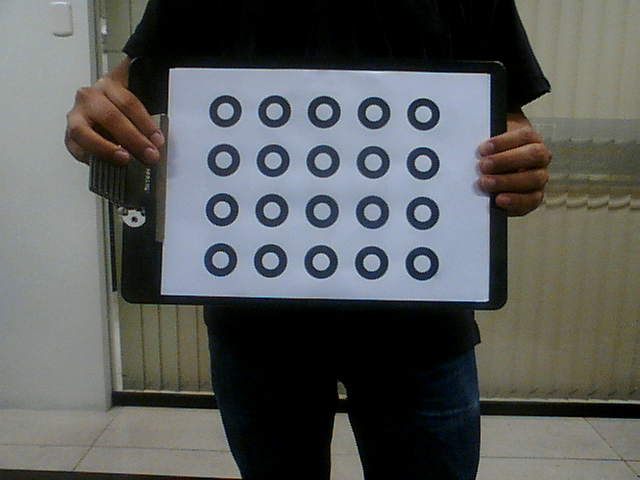
#> input picture Calibracion/snap.png, 640 x 480 px
$ python circles.py   (older library calls are emulated)
#> lines starting #> are read from the running program, lines starting #| are printed output that depends on the picture; after the words box and inside, x2 and y2 are one past the last pixel; in counts of white or black regions, pixels touching at a corner belong together
#> further down, img is the input picture: shape (480, 640, 3); mean B, G, R 91.4, 92.4, 89.9
import cv2 as cv
import numpy as np

import math
import matplotlib.pyplot as plt
import matplotlib.patches as patches
import matplotlib as mpl

from itertools import cycle


circles = [
    [114, 252, 8],
    [114, 252, 16],
    [172, 452, 8],
    [172, 452, 16],
    [284, 196, 8],
    [284, 196, 16],
    [368, 378, 8],
    [368, 378, 16],
    [454, 148, 8],
    [454, 148, 16],
    [522, 304, 8],
    [522, 304, 16],
]


PI = 3.1415926535897932384626433832795

cycol = cycle('bgrcmyo')


class CircleGroup(object):

    # [40 lines left out: functions __init__, get_center, add, is_inside, not called in this run]


class Circle(object):

    # [13 lines left out: function __init__, not called in this run]

    def radius_diff(self):
        return self.r - self.ri

    def __repr__(self):
        return '%d (%.2f, %.2f)' % (self.id, self.x, self.y)


class ProcessCircles(object):
    def __init__(self):
        self.circle_groups = []
        self.circles = []

    # [16 lines left out: functions add, get_circles, not called in this run]


class PatternMatrix(object):
    # [71 lines left out: functions __init__, run, not called in this run]

        # print(self.matrix)


def process_image(img):
    gray = cv.cvtColor(img, cv.COLOR_BGR2GRAY)
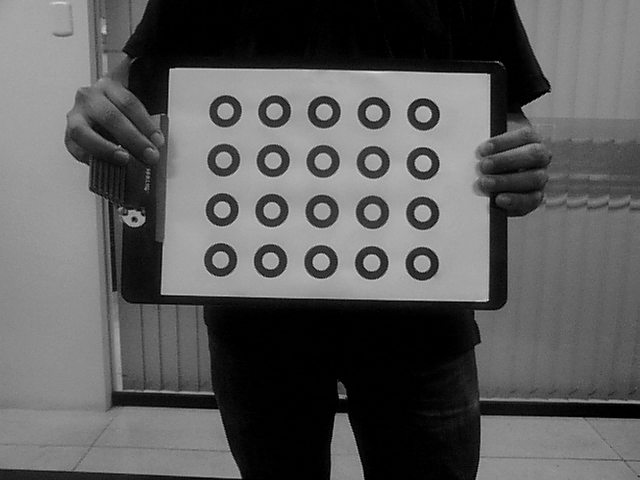
#> gray: shape (480, 640); min 0, max 229, mean 91.5
    thresh = cv.GaussianBlur(gray, (9, 9), 2)
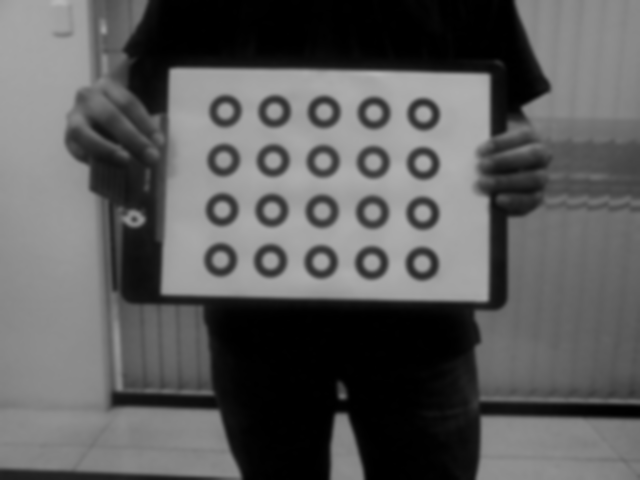
#> thresh: shape (480, 640); min 0, max 182, mean 91.5
    thresh = cv.adaptiveThreshold(thresh, 255, cv.ADAPTIVE_THRESH_GAUSSIAN_C, cv.THRESH_BINARY_INV, 41, 12)
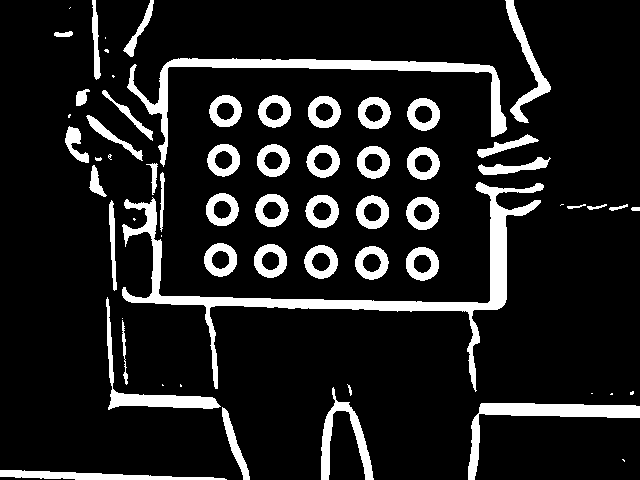
#> thresh: shape (480, 640); 12.5% white; 64 white regions (16 under 20 px)
    im2, contours, hierarchy = cv.findContours(thresh, cv.RETR_TREE, cv.CHAIN_APPROX_SIMPLE)
#> contours = 86 contours, 20 with area under 20; largest, box (x1, y1, x2, y2) and area: (122, 182, 544, 392) 6868, (127, 58, 507, 167) 4104, (468, 403, 640, 480) 2274, (106, 297, 221, 410) 1458, (321, 387, 374, 480) 1190

    hierarchy = hierarchy[0]

    print('contours', contours)
#> (printed output is left out)
    print('hierarchy', hierarchy[0])

    for component in zip(contours, hierarchy):
        currentContour = component[0]
        currentHierarchy = component[1]
        x,y,w,h = cv.boundingRect(currentContour)
        if currentHierarchy[2] < 0:
            pass
        elif currentHierarchy[3] < 0:

            indexCircularity = (4 * PI * contourArea(
                currentContour))/pow(arcLength(currentContour, true), 2);
            if indexCircularity > 0.65:
                cv.rectangle(img,(x,y),(x+w,y+h),(0,255,0),3)
#> this loop made 15 passes
#> (currentHierarchy, x, y, w, h) on passes 1, 3, 4, 7, 8, 9, 12, 13, 14, 15: ([1, -1, -1, -1], 0, 470, 227, 10), ([3, 1, -1, -1], 222, 407, 28, 73), ([4, 2, -1, -1], 468, 403, 172, 77), ([7, 5, -1, -1], 630, 391, 4, 4), ([8, 6, -1, -1], 321, 387, 53, 93), ([9, 7, -1, -1], 347, 384, 5, 12), ([12, 10, -1, -1], 122, 320, 6, 65), ([13, 11, -1, -1], 122, 318, 1, 1), ([14, 12, -1, -1], 106, 297, 115, 113), ([16, 13, 15, -1], 406, 247, 33, 34)
#> (currentContour, currentHierarchy, x, y, w, h) on passes 2, 5, 6, 10, 11: ([[622, 459], [624, 461], [624, 460], [623, 459]], [2, 0, -1, -1], 622, 459, 3, 3), ([[611, 393], [610, 394], [612, 394], [612, 393]], [5, 3, -1, -1], 610, 393, 3, 2), ([[591, 393], [592, 393]], [6, 4, -1, -1], 591, 393, 2, 1), ([[180, 384], [180, 386], [181, 386], [181, 385]], [10, 8, -1, -1], 180, 384, 2, 3), ([[162, 384], [162, 385], [163, 385]], [11, 9, -1, -1], 162, 384, 2, 2)

    # cv.drawContours(img, contours, -1, (0,255,0), 3)
    cv.imshow('image', img)

    cv.waitKey(0)
    cv.destroyAllWindows()
    return im2

if __name__ == '__main__':
    img = cv.imread('snap.png')
#> (the run stopped early here; a loop or call above may not have finished)
